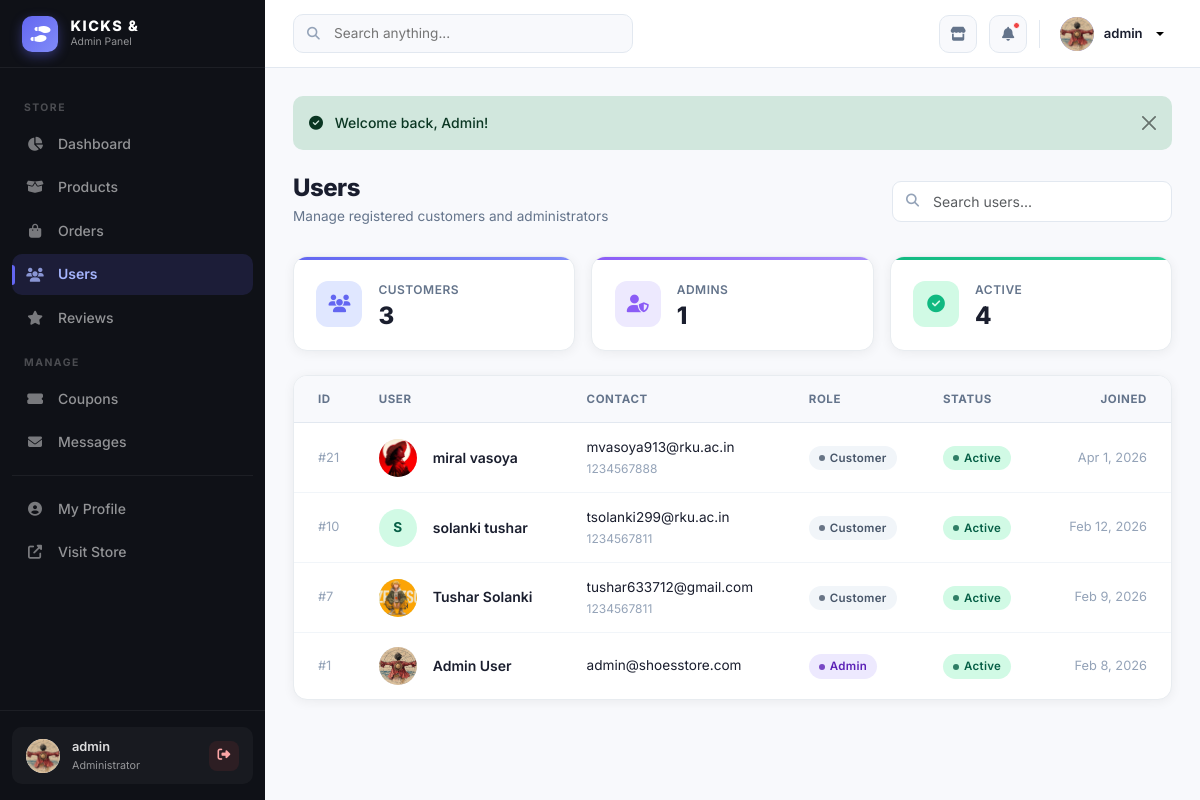
The page /admin/users.php (signed in) on the database its author committed.
### tables this page shows
CREATE TABLE `users` (
  `id` int(11) NOT NULL AUTO_INCREMENT,
  `email` varchar(255) NOT NULL,
  `password` varchar(255) NOT NULL,
  `first_name` varchar(100) DEFAULT NULL,
  `last_name` varchar(100) DEFAULT NULL,
  `phone` varchar(20) DEFAULT NULL,
  `address` text DEFAULT NULL,
  `profile_photo` varchar(255) DEFAULT NULL,
  `role` enum('customer','admin') DEFAULT 'customer',
  `is_active` tinyint(1) DEFAULT 0,
  `activation_token` varchar(100) DEFAULT NULL,
  `reset_token` varchar(100) DEFAULT NULL,
  `reset_token_expiry` datetime DEFAULT NULL,
  `created_at` timestamp NOT NULL DEFAULT current_timestamp(),
  `updated_at` timestamp NOT NULL DEFAULT current_timestamp() ON UPDATE current_timestamp(),
  PRIMARY KEY (`id`),
  UNIQUE KEY `email` (`email`),
  KEY `idx_email` (`email`),
  KEY `idx_role` (`role`),
  KEY `idx_activation` (`activation_token`),
  KEY `idx_reset` (`reset_token`)
);

### includes/functions.php (called while the page is built, shortened)
<?php
function clean($data) {
    return htmlspecialchars(trim($data), ENT_QUOTES, 'UTF-8');
}

### includes/db.php (called while the page is built, shortened)
<?php
class Database {
    private $pdo;
    private $stmt;
    public function __construct() {
        try {
            $dsn = "mysql:host=" . DB_HOST . ";dbname=" . DB_NAME . ";charset=utf8mb4";
            $options = [
                PDO::ATTR_ERRMODE => PDO::ERRMODE_EXCEPTION,
                PDO::ATTR_DEFAULT_FETCH_MODE => PDO::FETCH_ASSOC,
                PDO::ATTR_EMULATE_PREPARES => false,
            ];
            $this->pdo = new PDO($dsn, DB_USER, DB_PASS, $options);
        } catch (PDOException $e) {
            if (ENVIRONMENT === 'development') {
                die("Database connection failed: " . $e->getMessage());
            } else {
                die("Database connection failed. Please try again later.");
            }
        }
    }
    public function query($sql, $params = []) {
        try {
            $this->stmt = $this->pdo->prepare($sql);
            $this->stmt->execute($params);
            return $this->stmt;
        } catch (PDOException $e) {
            if (ENVIRONMENT === 'development') {
                throw new Exception("Query failed: " . $e->getMessage());
            } else {
                throw new Exception("Database operation failed.");
            }
        }
    }
    public function fetchOne($sql, $params = []) {
        $this->query($sql, $params);
        return $this->stmt->fetch();
    }
    public function fetchAll($sql, $params = []) {
        $this->query($sql, $params);
        return $this->stmt->fetchAll();
    }
}

### admin/users.php (the view, shortened to what this page needs)
<?php
require_once '../includes/auth.php';
require_once '../includes/db.php';
require_once '../includes/functions.php';
require_once 'includes/admin-header.php';
require_once 'includes/admin-sidebar.php';
$db = new Database();
$search = clean($_GET['search'] ?? '');
$params = [];
$where  = '';
$users = $db->fetchAll("SELECT * FROM users $where ORDER BY created_at DESC", $params);
$total_customers = $db->fetchOne("SELECT COUNT(*) as c FROM users WHERE role='customer'")['c'];
$total_admins    = $db->fetchOne("SELECT COUNT(*) as c FROM users WHERE role='admin'")['c'];
$active_users    = $db->fetchOne("SELECT COUNT(*) as c FROM users WHERE is_active=1")['c'];
?>
<div class="page-header d-flex flex-column flex-md-row justify-content-between align-items-start align-items-md-center gap-3">
    <div>
        <h1 class="page-title">Users</h1>
        <p class="page-subtitle">Manage registered customers and administrators</p>
    </div>
    <form method="GET" class="search-bar" style="width:100%;max-width:280px;">
        <input type="text" name="search" class="form-control" placeholder="Search users..." value="<?= htmlspecialchars($search) ?>">
    </form>
</div>
<div class="row g-3 mb-4">
    <div class="col-4 animate-in">
        <div class="stat-card stat-indigo">
            <div class="d-flex align-items-center gap-3">
                <div class="stat-icon bg-indigo mb-0" style="margin-bottom:0!important;">
                    <i class="fas fa-users"></i>
                </div>
                <div>
                    <div class="stat-label">Customers</div>
                    <div class="stat-value" style="font-size:1.5rem;"><?= $total_customers ?></div>
                </div>
            </div>
        </div>
    </div>
    <div class="col-4 animate-in">
        <div class="stat-card stat-violet">
            <div class="d-flex align-items-center gap-3">
                <div class="stat-icon bg-violet mb-0" style="margin-bottom:0!important;">
                    <i class="fas fa-user-shield"></i>
                </div>
                <div>
                    <div class="stat-label">Admins</div>
                    <div class="stat-value" style="font-size:1.5rem;"><?= $total_admins ?></div>
                </div>
            </div>
        </div>
    </div>
    <div class="col-4 animate-in">
        <div class="stat-card stat-emerald">
            <div class="d-flex align-items-center gap-3">
                <div class="stat-icon bg-emerald mb-0" style="margin-bottom:0!important;">
                    <i class="fas fa-check-circle"></i>
                </div>
                <div>
                    <div class="stat-label">Active</div>
                    <div class="stat-value" style="font-size:1.5rem;"><?= $active_users ?></div>
                </div>
            </div>
        </div>
    </div>
</div>
<div class="admin-card">
    <div class="table-responsive">
        <table class="admin-table">
            <thead>
                <tr>
                    <th class="d-none d-sm-table-cell">ID</th>
                    <th>User</th>
                    <th class="d-none d-lg-table-cell">Contact</th>
                    <th class="d-none d-md-table-cell">Role</th>
                    <th>Status</th>
                    <th class="d-none d-md-table-cell text-end">Joined</th>
                </tr>
            </thead>
            <tbody>
                <?php if (empty($users)): ?>
                    <tr>
                        <td colspan="6" class="text-center py-5" style="color:var(--text-muted);">
                            <i class="fas fa-users fa-2x d-block mb-2 opacity-25"></i>
                            No users found
                        </td>
                    </tr>
                <?php else: ?>
                    <?php foreach ($users as $user):
                        $initial = strtoupper(substr($user['first_name'], 0, 1));
                    ?>
                        <tr>
                            <td class="d-none d-sm-table-cell" style="font-size:0.8rem;color:var(--text-muted);">#<?= $user['id'] ?></td>
                            <td>
                                <div class="d-flex align-items-center gap-3">
                                    <div class="rounded-circle d-flex align-items-center justify-content-center flex-shrink-0 avatar-<?= strtolower($initial) ?>"
                                         style="width:38px;height:38px;font-size:0.85rem;font-weight:700;overflow:hidden;">
                                        <?php if (!empty($user['profile_photo'])): ?>
                                            <img src="<?= BASE_URL ?>uploads/profiles/<?= $user['profile_photo'] ?>"
                                                 style="width:100%;height:100%;object-fit:cover;" alt="">
                                        <?php else: ?>
                                            <?= $initial ?>
                                        <?php endif; ?>
                                    </div>
                                    <div style="min-width:0;">
                                        <div style="font-weight:600;font-size:0.875rem;" class="text-truncate">
                                            <?= htmlspecialchars($user['first_name'] . ' ' . $user['last_name']) ?>
                                        </div>
                                    </div>
                                </div>
                            </td>
                            <td class="d-none d-lg-table-cell">
                                <div style="font-size:0.85rem;" class="text-truncate" style="max-width:180px;"><?= htmlspecialchars($user['email']) ?></div>
                                <div style="font-size:0.75rem;color:var(--text-muted);"><?= htmlspecialchars($user['phone'] ?? 'N/A') ?></div>
                            </td>
                            <td class="d-none d-md-table-cell">
                                <?php if ($user['role'] === 'admin'): ?>
                                    <span class="status-badge badge-violet">Admin</span>
                                <?php else: ?>
                                    <span class="status-badge badge-secondary">Customer</span>
                                <?php endif; ?>
                            </td>
                            <td>
                                <span class="status-badge <?= $user['is_active'] ? 'badge-success' : 'badge-secondary' ?>">
                                    <?= $user['is_active'] ? 'Active' : 'Inactive' ?>
                                </span>
                            </td>
                            <td class="d-none d-md-table-cell text-end" style="font-size:0.8rem;color:var(--text-muted);">
                                <?= date('M j, Y', strtotime($user['created_at'])) ?>
                            </td>
                        </tr>
                    <?php endforeach; ?>
                <?php endif; ?>
            </tbody>
        </table>
    </div>
</div>
<?php require_once 'includes/admin-footer.php'; ?>

### rows shown on the page
users: id "21", profile_photo (picture), first_name+last_name "miral vasoya", email "mvasoya913@rku.ac.in", phone "1234567888", role "Customer", is_active "Active", created_at "Apr 1, 2026"
users: id "10", first_name "S", first_name+last_name "solanki tushar", email "tsolanki299@rku.ac.in", phone "1234567811", role "Customer", is_active "Active", created_at "Feb 12, 2026"
users: id "7", profile_photo (picture), first_name+last_name "Tushar Solanki", email "tushar633712@gmail.com", phone "1234567811", role "Customer", is_active "Active", created_at "Feb 9, 2026"
users: id "1", profile_photo (picture), first_name+last_name "Admin User", email "admin@shoesstore.com", role "Admin", is_active "Active", created_at "Feb 8, 2026"

### other values the page prints
explode('@', $_SESSION['user_email'] ?? 'admin')[0] "admin"
getFlash('message') "Welcome back, Admin!"
$total_customers "3"
$total_admins "1"
$active_users "4"
